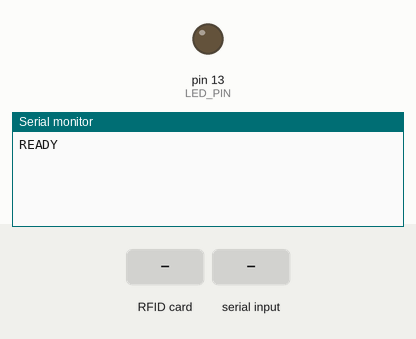
Bench run of a sketch on a simulated Arduino Uno, built with avr-gcc and run on an emulated ATmega328P. On the bench: output pins drawn as LEDs (lit = HIGH), the last lines printed to the serial monitor. Inputs (shaded band) come from the test bench. Pins used as bus, display or sensor lines are not drawn.

Above: at 1.3 s.
1.4 s: RFID card F4 5B 32 00 held to the reader
At 2.5 s:
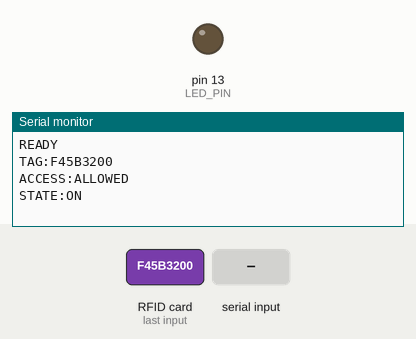
2.9 s: "key321\n" received over Serial
At 3.8 s:
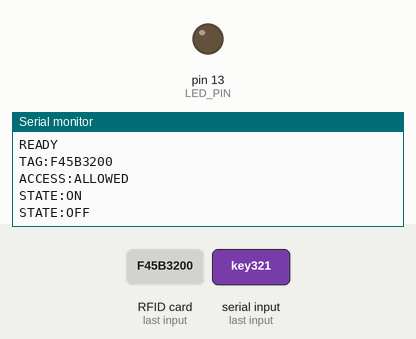
4.4 s: RFID card 43 43 A9 0D held to the reader
At 5.4 s:
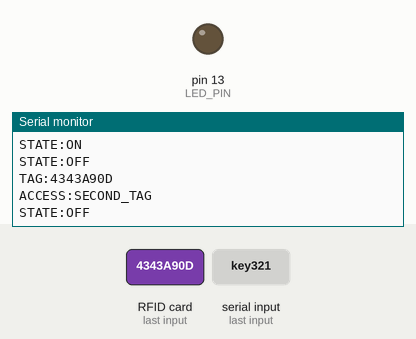
5.9 s: "ping\n" received over Serial
At 6.9 s:
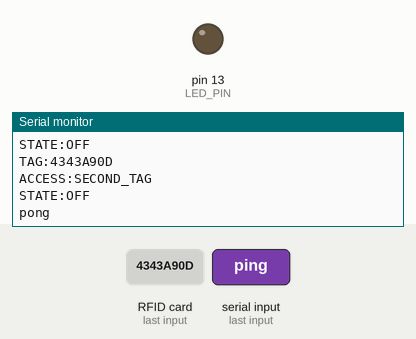
7.4 s: RFID card 5E 7A 19 C4 held to the reader
At 8.4 s:
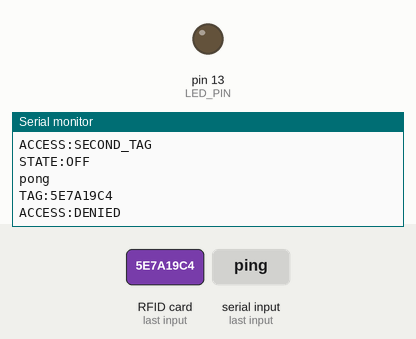
8.9 s: "1\n" received over Serial
At 9.7 s:
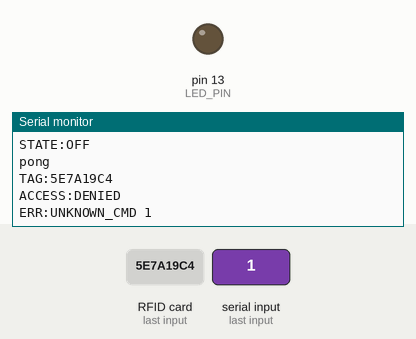

Measured:
- after the input at 1.4 s, the serial monitor: prints a new line at once (image 1)
- after the input at 2.9 s, the serial monitor: prints a new line at once (image 2)
- after the input at 4.4 s, the serial monitor: prints a new line at once (image 3)
- after the input at 5.9 s, the serial monitor: prints a new line at once (image 4)
- after the input at 7.4 s, the serial monitor: prints a new line at once (image 5)
- after the input at 8.9 s, the serial monitor: prints a new line at once (image 6)

The sketch:

arduino_led_serial.ino
```cpp
#include <SPI.h>
#include <MFRC522.h>

#define SS_PIN 10
#define RST_PIN 9
#define LED_PIN LED_BUILTIN
#define BAUD 115200

MFRC522 mfrc522(SS_PIN, RST_PIN);

// Your known tags
const String TAG1 = "F45B3200";  // turns LED ON
const String TAG2 = "4343A90D";  // turns LED OFF

// Function to read a full line from serial
String readLine() {
  static String buffer;
  while (Serial.available()) {
    char c = (char)Serial.read();
    if (c == '\r') continue;
    if (c == '\n') {
      String out = buffer;
      buffer = "";
      return out;
    }
    buffer += c;
    if (buffer.length() > 120) buffer = ""; // prevent overflow
  }
  return String();
}

// Helper to send LED state
void printState() {
  Serial.println(digitalRead(LED_PIN) ? "STATE:ON" : "STATE:OFF");
}

unsigned long lastTagMs = 0;
const unsigned long TAG_COOLDOWN_MS = 500;

void setup() {
  pinMode(LED_PIN, OUTPUT);
  digitalWrite(LED_PIN, LOW);

  Serial.begin(BAUD);
  delay(50);
  SPI.begin();
  mfrc522.PCD_Init();

  Serial.println("READY");
}

void loop() {
  // 1️⃣ Handle serial commands (from website)
  String line = readLine();
  if (line.length()) {
    line.trim();
    if (line.equalsIgnoreCase("key123")) {
      digitalWrite(LED_PIN, HIGH);
      Serial.println("STATE:ON");
    } else if (line.equalsIgnoreCase("key321")) {
      digitalWrite(LED_PIN, LOW);
      Serial.println("STATE:OFF");
    } else if (line.equalsIgnoreCase("ping")) {
      Serial.println("pong");
    } else if (line.equalsIgnoreCase("status")) {
      printState();
    } else {
      Serial.print("ERR:UNKNOWN_CMD ");
      Serial.println(line);
    }
  }

  // 2️⃣ Handle RFID tag reads
  if (mfrc522.PICC_IsNewCardPresent() && mfrc522.PICC_ReadCardSerial()) {
    unsigned long now = millis();
    if (now - lastTagMs >= TAG_COOLDOWN_MS) {
      lastTagMs = now;

      // Build UID
      String uid = "";
      for (byte i = 0; i < mfrc522.uid.size; i++) {
        byte b = mfrc522.uid.uidByte[i];
        if (b < 0x10) uid += "0";
        uid += String(b, HEX);
      }
      uid.toUpperCase();

      Serial.print("TAG:");
      Serial.println(uid);

      // Compare with your known tags
      if (uid == TAG1) {
        Serial.println("ACCESS:ALLOWED");
        digitalWrite(LED_PIN, HIGH);
        Serial.println("STATE:ON");
      }
      else if (uid == TAG2) {
        Serial.println("ACCESS:SECOND_TAG");
        digitalWrite(LED_PIN, LOW);
        Serial.println("STATE:OFF");
      }
      else {
        Serial.println("ACCESS:DENIED");
      }
    }

    // Stop communication
    mfrc522.PICC_HaltA();
    mfrc522.PCD_StopCrypto1();
  }
}
```
